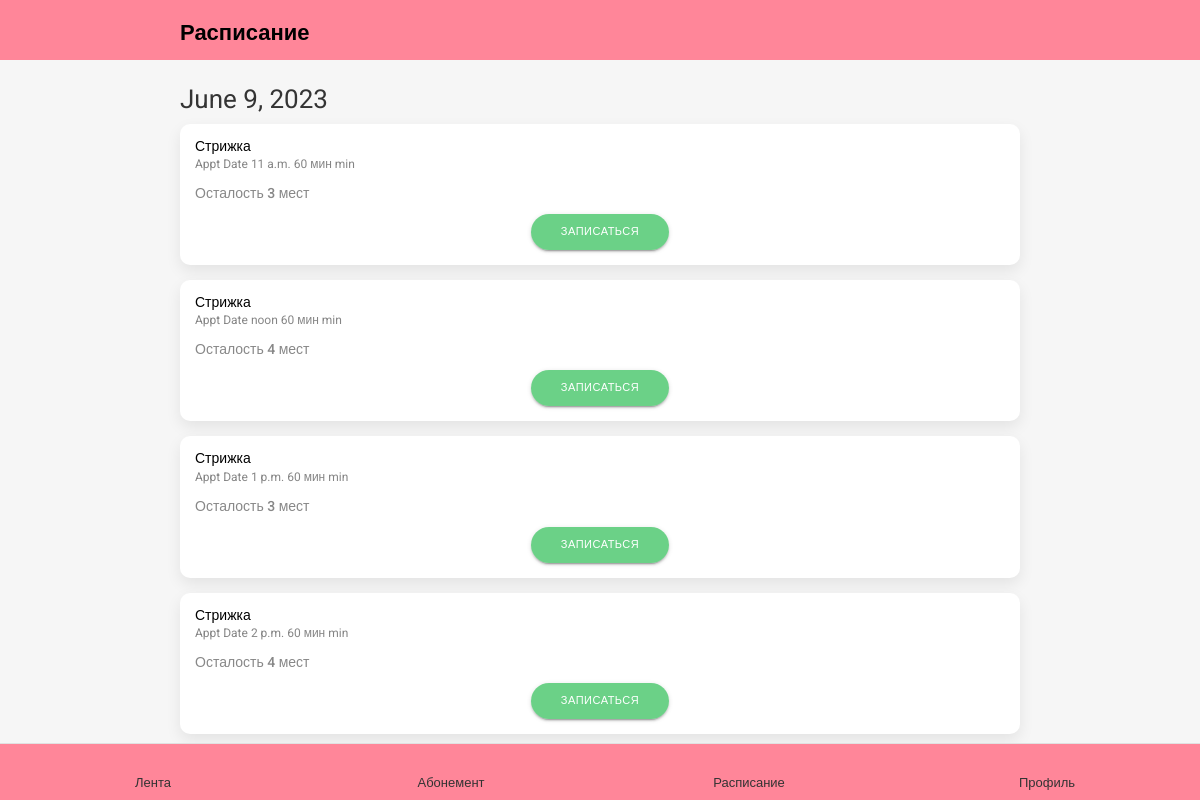
Page /main/procedure/schedule/list/3 on the committed database.
### main_app/models.py (models this page shows, shortened)
class Schedule(models.Model):
    date = models.DateField()
    time = models.TimeField()
    procedure = models.ForeignKey(Procedure, on_delete=models.CASCADE)
    places_left = models.IntegerField()

class Procedure(models.Model):
    title = models.CharField(max_length=100)
    img = models.ImageField(upload_to='images')
    description = models.TextField()
    category = models.ForeignKey(ProcedureCategory, on_delete=models.CASCADE)
    address = models.CharField(max_length=100)
    phone_number = models.CharField(max_length=100)
    duration = models.IntegerField()
    limit = models.IntegerField()

### main_app/views.py (the view)
# urls.py: path('procedure/schedule/list/<int:pk>', views.ScheduleView.as_view(),
class ScheduleView(TemplateResponseMixin, View):
    template_name = 'schedule.html'
    def get(self, request, *args, **kwargs):
        pk = self.kwargs.get('pk')
        procedure = Procedure.objects.get(pk=pk)
        schedules = Schedule.objects.filter(procedure=procedure)
        return self.render_to_response({
            'schedules': schedules, 'pk': pk
            })

### templates/schedule.html (shortened to what this page needs)
{% extends 'base.html' %}
{% load static %}
{% load widget_tweaks %}
{% block content %}
<div class="main-wrapper">
	<div class="navbar">
		<div class="container">
			<div class="panel-control-left">
				<a href="faq.html#" data-activates="slide-out-left" class="sidenav-control-left">
					<div class="site-title">
						<h1>Расписание</h1>
					</div>
				</a>
			</div>
			<div class="panel-control-right">
				<a href="faq.html#" data-activates="slide-out-right" class="sidenav-control-right">
					<i class="fa fa-sign-out" aria-hidden="true"></i>
				</a>
			</div>
		</div>
	</div>
	<div class="cart-section section-gap-top-30" style="margin-top: 80px">
	    <div class="container">
	    	<h4>{% regroup schedules by date as schedule_list %}</h4>
	    	<div class="patient-appointments-col">
	    		{% for schedule in schedule_list %}
	    		<h4 style="margin-bottom: 10px">{{ schedule.grouper }}</h4>
	    			{% for item in schedule.list %}
		    		<div class="patient-widget">
		    			<div class="invoice-widget">
		    				<div class="pat-info-left">
		    					<div class="pat-info-cont">
		    						<h4 class="pat-name"><a href="#">{{ item.procedure.title }}</a></h4>
		    						<div class="patient-details-col">
		    							<span class="">Appt Date {{ item.time }}
			{{ item.procedure.duration }} мин min</span>
		    						</div>
		    						<div class="hour-col">
		    							<div>
		    								<span class="hours">Осталость {{ item.places_left }} мест</span>
		    							</div>
		    						</div>
		    					</div>
		    				</div>
		    			</div>
		    			<div class="status-col">
		    				<form action="{% url 'main:record_save' %}" method="POST">
								<input type="submit" value="записаться" class="btn success">
							</form>
		    			</div>
		    		</div>
		    		{% endfor %}
	    		{% endfor %}
	    	</div>
	    </div>
	</div>
</div>
{% endblock %}

### static/css/style.css (style rules this page uses)
*,*:before,*:after { -webkit-box-sizing:border-box;-moz-box-sizing:border-box;box-sizing:border-box }
body { margin:0;padding:0;background:#fff;color:#888;font-family:'Roboto', sans-serif;font-size:13px }
h1,h2,h3,h4,h5,h6 { padding:0;margin:0;color:#343434;font-family:'Roboto', sans-serif }
h1 { font-size:36px }
h4 { font-size:26px }
a { color:#333 }
.navbar { width:100%;height:60px;padding:15px 0;z-index:9;background:#FF8699;position:fixed;top:0;left:0;right:0;text-align:center }
.site-title { display:inline-block; }
.site-title h1 { font-size:22px;padding:0;margin:0;font-weight:700;color:#000;position:relative;top:3px }
.navbar i { color:#000 }
.panel-control-left { float:left;font-size:20px }
.panel-control-right { float:right;font-size:20px }
.panel-control-right .sidenav-control-right i { right:-8px;position:relative; }

### static/css/main.css (style rules this page uses)
.section-gap-top-30 { margin-top: 30px; }
.patient-appointments-col { padding-top: 5px; padding-bottom: 20px; }
.patient-widget { background-color: #fff; padding: 15px; box-shadow: 0px 6px 15px #00000014; border-radius: 10px; margin-bottom: 15px }
.invoice-widget { display: flex; display: -webkit-flex; align-items: center; -webkit-align-items: center; }
.patient-appointments-col .pat-info-left { width: 100%; }
.pat-info-left { display: -webkit-box; display: -ms-flexbox; display: flex; }
.pat-info-cont { flex: 0 0 calc(100% - 70px); max-width: calc(100% - 70px); }
.patient-widget .pat-name { font-size: 14px; margin-bottom: 1px; color: #000; font-weight: 400; }
.patient-widget .pat-name a { color: #000; }
.patient-details-col { display: flex; display: -webkit-flex; justify-content: space-between; -webkit-justify-content: space-between; font-size: 12px; color: #858585; }
.hour-col { display: flex; display: -webkit-flex; justify-content: space-between; -webkit-justify-content: space-between; font-size: 14px; padding-top: 10px; }
.hour-col span.hours { font-weight: 500; }
.status-col { display: flex; display: -webkit-flex; justify-content: center; -webkit-justify-content: center; flex-wrap: wrap; -webkit-flex-wrap: wrap; margin-top: 10px; }
.status-col .btn { font-size: 11px; display: inline-block; border-radius: 50px; color: #fff; min-width: 78px; text-align: center; }
.success { background-color: rgba(29, 185, 71, 0.65); }

### templates/schedule.html (style rules this page uses)
body { background-color: #f6f6f6 }

### rows in the picture
Schedule: grouper "June 9, 2023", procedure "Стрижка", time "11 a.m.", procedure.duration "60", places_left "3"
Schedule: procedure "Стрижка", time "noon", procedure.duration "60", places_left "4"
Schedule: procedure "Стрижка", time "1 p.m.", procedure.duration "60", places_left "3"
Schedule: procedure "Стрижка", time "2 p.m.", procedure.duration "60", places_left "4"
